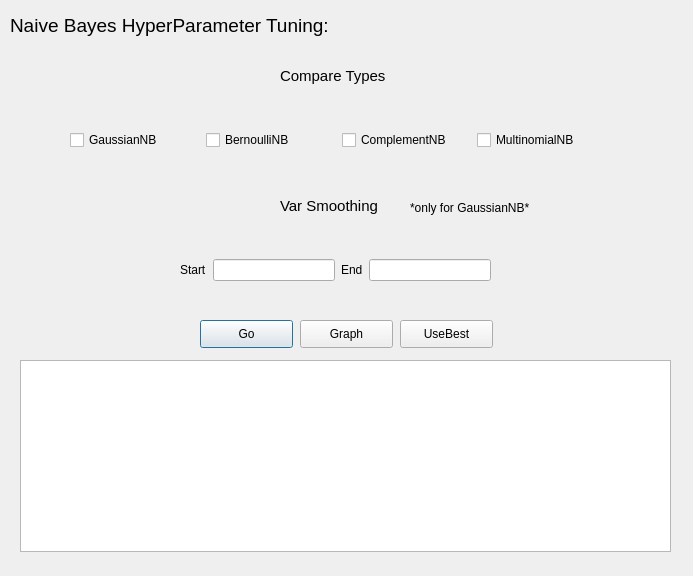
<?xml version="1.0" encoding="UTF-8"?>
<ui version="4.0">
 <class>Dialog</class>
 <widget class="QDialog" name="Dialog">
  <property name="geometry">
   <rect>
    <x>0</x>
    <y>0</y>
    <width>693</width>
    <height>576</height>
   </rect>
  </property>
  <property name="windowTitle">
   <string>Dialog</string>
  </property>
  <widget class="QLabel" name="label">
   <property name="geometry">
    <rect>
     <x>10</x>
     <y>10</y>
     <width>381</width>
     <height>31</height>
    </rect>
   </property>
   <property name="font">
    <font>
     <pointsize>14</pointsize>
    </font>
   </property>
   <property name="text">
    <string>Naive Bayes HyperParameter Tuning:</string>
   </property>
  </widget>
  <widget class="QLabel" name="label_2">
   <property name="geometry">
    <rect>
     <x>280</x>
     <y>60</y>
     <width>131</width>
     <height>31</height>
    </rect>
   </property>
   <property name="font">
    <font>
     <pointsize>11</pointsize>
    </font>
   </property>
   <property name="text">
    <string>Compare Types</string>
   </property>
  </widget>
  <widget class="QWidget" name="horizontalLayoutWidget">
   <property name="geometry">
    <rect>
     <x>70</x>
     <y>100</y>
     <width>537</width>
     <height>80</height>
    </rect>
   </property>
   <layout class="QHBoxLayout" name="horizontalLayout">
    <item>
     <widget class="QCheckBox" name="gaussian_check">
      <property name="text">
       <string>GaussianNB</string>
      </property>
     </widget>
    </item>
    <item>
     <widget class="QCheckBox" name="bernoilli_check">
      <property name="text">
       <string>BernoulliNB</string>
      </property>
     </widget>
    </item>
    <item>
     <widget class="QCheckBox" name="complement_check">
      <property name="text">
       <string>ComplementNB</string>
      </property>
     </widget>
    </item>
    <item>
     <widget class="QCheckBox" name="multinomial_check">
      <property name="text">
       <string>MultinomialNB</string>
      </property>
     </widget>
    </item>
   </layout>
  </widget>
  <widget class="QWidget" name="horizontalLayoutWidget_2">
   <property name="geometry">
    <rect>
     <x>180</x>
     <y>230</y>
     <width>311</width>
     <height>80</height>
    </rect>
   </property>
   <layout class="QHBoxLayout" name="horizontalLayout_2">
    <item>
     <widget class="QLabel" name="label_4">
      <property name="text">
       <string>Start</string>
      </property>
     </widget>
    </item>
    <item>
     <widget class="QLineEdit" name="startvar"/>
    </item>
    <item>
     <widget class="QLabel" name="label_5">
      <property name="text">
       <string>End</string>
      </property>
     </widget>
    </item>
    <item>
     <widget class="QLineEdit" name="endvar"/>
    </item>
   </layout>
  </widget>
  <widget class="QLabel" name="label_3">
   <property name="geometry">
    <rect>
     <x>280</x>
     <y>190</y>
     <width>131</width>
     <height>31</height>
    </rect>
   </property>
   <property name="font">
    <font>
     <pointsize>11</pointsize>
    </font>
   </property>
   <property name="text">
    <string>Var Smoothing</string>
   </property>
  </widget>
  <widget class="QLabel" name="label_6">
   <property name="geometry">
    <rect>
     <x>410</x>
     <y>200</y>
     <width>131</width>
     <height>16</height>
    </rect>
   </property>
   <property name="text">
    <string>*only for GaussianNB*</string>
   </property>
  </widget>
  <widget class="QPushButton" name="go_btn">
   <property name="geometry">
    <rect>
     <x>200</x>
     <y>320</y>
     <width>93</width>
     <height>28</height>
    </rect>
   </property>
   <property name="text">
    <string>Go</string>
   </property>
  </widget>
  <widget class="QTextBrowser" name="output">
   <property name="geometry">
    <rect>
     <x>20</x>
     <y>360</y>
     <width>651</width>
     <height>192</height>
    </rect>
   </property>
  </widget>
  <widget class="QPushButton" name="graph_btn">
   <property name="geometry">
    <rect>
     <x>300</x>
     <y>320</y>
     <width>93</width>
     <height>28</height>
    </rect>
   </property>
   <property name="text">
    <string>Graph</string>
   </property>
  </widget>
  <widget class="QPushButton" name="usebestBtn">
   <property name="geometry">
    <rect>
     <x>400</x>
     <y>320</y>
     <width>93</width>
     <height>28</height>
    </rect>
   </property>
   <property name="text">
    <string>UseBest</string>
   </property>
  </widget>
 </widget>
 <resources/>
 <connections/>
</ui>
